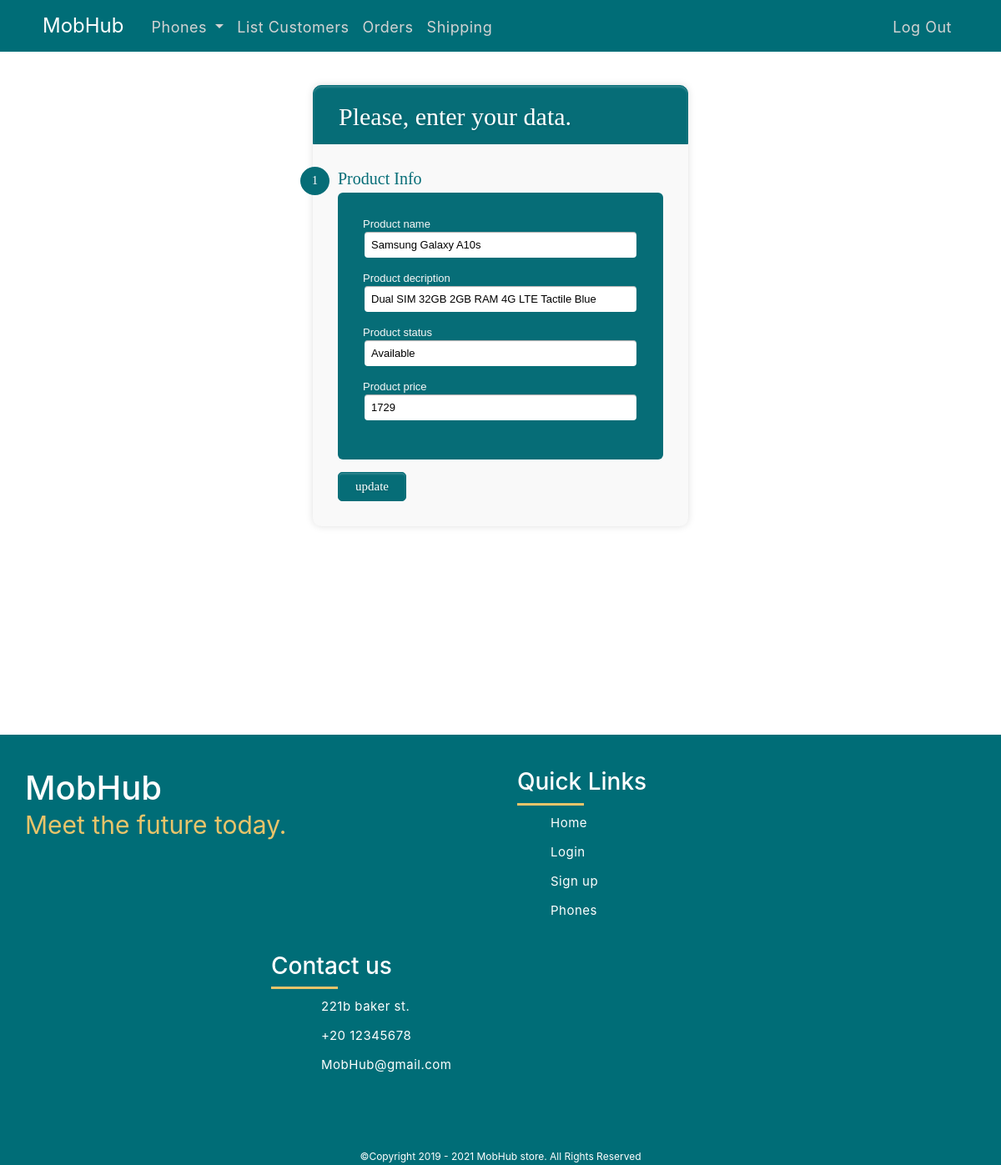
The app's page /products/addproducts.php?update=66 (signed in) with its own data.
### tables this page shows
CREATE TABLE `products` (
  `prodId` int(11) NOT NULL,
  `prodName` varchar(255) NOT NULL,
  `description` varchar(255) NOT NULL,
  `image` varchar(20000) NOT NULL,
  `status` varchar(255) NOT NULL,
  `section_id` int(11) NOT NULL,
  `price` varchar(255) NOT NULL,
  `add_infi` varchar(255) DEFAULT NULL
);

### products/addproducts.php (the view, shortened to what this page needs)
<?php
include '../shared/nav.php';
$prodName='';
$price='';
$description='';
$status='';
$update= false;
if(isset($_GET['update'])){
	$update= true;
	$id=$_GET['update'];
  $select="SELECT * FROM products WHERE prodId=$id";
  $s=mysqli_query($conn, $select);
  $row= mysqli_fetch_assoc($s);
   $prodName=$row['prodName'];
   $status=$row['status'];
   $price=$row['price'];
   $description=$row['description'];
  }
?>
<!DOCTYPE html>
<html lang="en">
<head>
</head>
<body>
	<div class="form-style-10">
		<h1>Please, enter your data.</h1>
		<form  method="POST" enctype="multipart/form-data">
			<div class="section"><span>1</span>Product Info</div>
			<div class="inner-wrap">
				<label>Product name <input type="text" name="prodName"  value="<?php echo $prodName?>" ></label>
				<label>Product decription <input type="text" name="description"  value="<?php echo $description?>"></label>
				<label>Product status <input type="text" name="status" value="<?php echo $status?>"> </label>
				<label>Product price <input type="text" name="price" value="<?php echo $price?>" ></label>
			</div>
			<div class="button-section">
				<?php if($update) : ?>
				<input type="submit" name="update" value="update" >
					<?php endif; ?>
			</div>
		</form>
	</div>
</body>
</html>
<?php
include '../shared/script.php';
include '../shared/footer.php';
?>

### products/addproducts.php (style rules this page uses)
.form-style-10 { width: 450px; padding: 30px; margin: 40px auto; background: #f9f9f9; border-radius: 10px; -webkit-border-radius: 10px; -moz-border-radius: 10px; box-shadow: 0px 0px 10px rgba(0, 0, 0, 0.13); -moz-box-shadow: 0px 0px 10px rgba(0, 0, 0, 0.13); -webkit-box-shadow: 0px 0px 10px rgba(0, 0, 0, 0.13); }
.form-style-10 .inner-wrap { padding: 30px; background: #066d77; border-radius: 6px; margin-bottom: 15px; }
.form-style-10 h1 { background: #066d77; padding: 20px 30px 15px 30px; margin: -30px -30px 30px -30px; border-radius: 10px 10px 0 0; -webkit-border-radius: 10px 10px 0 0; -moz-border-radius: 10px 10px 0 0; color: #fff; text-shadow: 1px 1px 3px rgba(0, 0, 0, 0.12); font: normal 30px 'Bitter', serif; -moz-box-shadow: inset 0px 2px 2px 0px rgba(255, 255, 255, 0.17); -webkit-box-shadow: inset 0px 2px 2px 0px rgba(255, 255, 255, 0.17); box-shadow: inset 0px 2px 2px 0px rgba(255, 255, 255, 0.17); border: 1px solid #066d77; }
.form-style-10 label { display: block; font: 13px Arial, Helvetica, sans-serif; color: #f9f9f9; margin-bottom: 15px; }
.form-style-10 input[type="text"], .form-style-10 input[type="number"], .form-style-10 input[type="email"], .form-style-10 textarea, .form-style-10 select { display: block; box-sizing: border-box; -webkit-box-sizing: border-box; -moz-box-sizing: border-box; width: 100%; padding: 8px; border-radius: 6px; -webkit-border-radius: 6px; -moz-border-radius: 6px; border: 2px solid #066d77; box-shadow: inset 0px 1px 1px rgba(0, 0, 0, 0.33); -moz-box-shadow: inset 0px 1px 1px rgba(0, 0, 0, 0.33); -webkit-box-shadow: inset 0px 1px 1px rgba(0, 0, 0, 0.33); }
.form-style-10 .section { font: normal 20px 'Bitter', serif; color: #066d77; margin-bottom: 5px; }
.form-style-10 .section span { background: #066d77; padding: 5px 10px 5px 10px; position: absolute; border-radius: 50%; -webkit-border-radius: 50%; -moz-border-radius: 50%; border: 4px solid #066d77; font-size: 14px; margin-left: -45px; color: white; margin-top: -3px; }
.form-style-10 input[type="button"], .form-style-10 input[type="submit"] { background: #066d77; padding: 8px 20px 8px 20px; border-radius: 5px; -webkit-border-radius: 5px; -moz-border-radius: 5px; color: white; text-shadow: 1px 1px 3px rgba(0, 0, 0, 0.12); font: normal 30px 'Bitter', serif; -moz-box-shadow: inset 0px 2px 2px 0px rgba(255, 255, 255, 0.17); -webkit-box-shadow: inset 0px 2px 2px 0px rgba(255, 255, 255, 0.17); box-shadow: inset 0px 2px 2px 0px rgba(255, 255, 255, 0.17); border: 1px solid #066d77; font-size: 15px; }

### records on screen
products: prodName "Samsung Galaxy A10s", description "Dual SIM 32GB 2GB RAM 4G LTE Tactile Blue", status "Available", price "1729"
